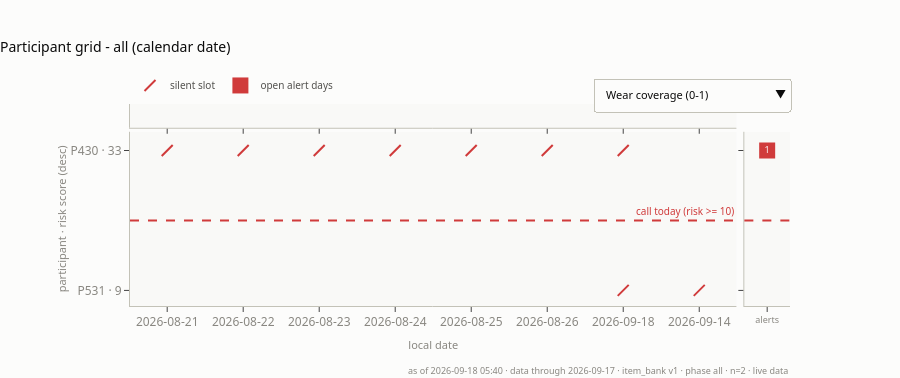

Notebook source saved alongside this figure:
### Code cell
# The same grid on a CALENDAR axis. With the cohort-mean strip above this is
# now optional rather than load-bearing, but it is still the clearest way to see
# a cohort-wide outage: everyone drops on one date, not on one study day.
plot_grid("wear", "all", axis="local_date")

### Figure 1 — Plotly figure (JSON) as saved in the notebook; plotly's stock layout.template omitted (floating-point values rounded to 4 significant figures)
{"data": [{"colorbar": {"outlinewidth": 0, "thickness": 10, "tickfont": {"size": 10}, "title": {"font": {"size": 11}, "side": "right", "text": "Slot coverage (0-1)"}}, "colorscale": [[0, "#86b6ef"], [0.25, "#86b6ef"], [0.25, "#5598e7"], [0.5, "#5598e7"], [0.5, "#2a78d6"], [0.75, "#2a78d6"], [0.75, "#184f95"], [1, "#184f95"]], "customdata": [["2026-08-21", "2026-08-22", "2026-08-23", "2026-08-24", "2026-08-25", "2026-08-26", "2026-08-27", "2026-08-28", "2026-08-29", "2026-08-30", "2026-08-31", "2026-09-01", "2026-09-02", "2026-09-03", "2026-09-04", "2026-09-05", "2026-09-06", "2026-09-07", "2026-09-08", "2026-09-09", "2026-09-10", "2026-09-11", "2026-09-12", "2026-09-13", "2026-09-14", "2026-09-15", "2026-09-16", "2026-09-17", "2026-09-18"], ["None", "None", "None", "None", "None", "None", "None", "None", "None", "None", "None", "None", "None", "None", "None", "None", "None", "None", "None", "None", "None", "None", "None", "None", "2026-09-14", "2026-09-15", "2026-09-16", "2026-09-17", "2026-09-18"]], "hoverongaps": false, "hovertemplate": "%{y}<br>date %{x}<br>%{customdata}<br>Slot coverage (0-1): %{z}<extra></extra>", "text": [["0", "0", "0", "0", "0", "0", "2", "0", "0", "0", "0", "0", "0", "0", "0", "0", "0", "0", "0", "0", "0", "0", "0", "0", "0", "0", "0", "0", "0"], ["", "", "", "", "", "", "", "", "", "", "", "", "", "", "", "", "", "", "", "", "", "", "", "", "3", "3", "2", "1", "0"]], "textfont": {"color": "#fcfcfb", "size": 8}, "texttemplate": "%{text}", "type": "heatmap", "visible": false, "x": ["2026-08-21", "2026-08-22", "2026-08-23", "2026-08-24", "2026-08-25", "2026-08-26", "2026-08-27", "2026-08-28", "2026-08-29", "2026-08-30", "2026-08-31", "2026-09-01", "2026-09-02", "2026-09-03", "2026-09-04", "2026-09-05", "2026-09-06", "2026-09-07", "2026-09-08", "2026-09-09", "2026-09-10", "2026-09-11", "2026-09-12", "2026-09-13", "2026-09-14", "2026-09-15", "2026-09-16", "2026-09-17", "2026-09-18"], "xaxis": "x3", "xgap": 2, "y": ["P430 · 33", "P531 · 9"], "yaxis": "y3", "ygap": 2, "z": [[0, 0, 0, 0, 0, 0, 0.3333, 0, 0, 0, 0, 0, 0, 0, 0, 0, 0, 0, 0, 0, 0, 0, 0, 0, 0, 0, 0, 0, 0], [null, null, null, null, null, null, null, null, null, null, null, null, null, null, null, null, null, null, null, null, null, null, null, null, 0.5, 0.5, 0.3333, 0.1667, 0]], "zmax": 1, "zmin": 0}, {"colorbar": {"outlinewidth": 0, "thickness": 10, "tickfont": {"size": 10}, "title": {"font": {"size": 11}, "side": "right", "text": "Wear coverage (0-1)"}}, "colorscale": [[0, "#86b6ef"], [0.25, "#86b6ef"], [0.25, "#5598e7"], [0.5, "#5598e7"], [0.5, "#2a78d6"], [0.75, "#2a78d6"], [0.75, "#184f95"], [1, "#184f95"]], "customdata": [["2026-08-21", "2026-08-22", "2026-08-23", "2026-08-24", "2026-08-25", "2026-08-26", "2026-08-27", "2026-08-28", "2026-08-29", "2026-08-30", "2026-08-31", "2026-09-01", "2026-09-02", "2026-09-03", "2026-09-04", "2026-09-05", "2026-09-06", "2026-09-07", "2026-09-08", "2026-09-09", "2026-09-10", "2026-09-11", "2026-09-12", "2026-09-13", "2026-09-14", "2026-09-15", "2026-09-16", "2026-09-17", "2026-09-18"], ["None", "None", "None", "None", "None", "None", "None", "None", "None", "None", "None", "None", "None", "None", "None", "None", "None", "None", "None", "None", "None", "None", "None", "None", "2026-09-14", "2026-09-15", "2026-09-16", "2026-09-17", "2026-09-18"]], "hoverongaps": false, "hovertemplate": "%{y}<br>date %{x}<br>%{customdata}<br>Wear coverage (0-1): %{z}<extra></extra>", "textfont": {"color": "#fcfcfb", "size": 8}, "type": "heatmap", "visible": true, "x": ["2026-08-21", "2026-08-22", "2026-08-23", "2026-08-24", "2026-08-25", "2026-08-26", "2026-08-27", "2026-08-28", "2026-08-29", "2026-08-30", "2026-08-31", "2026-09-01", "2026-09-02", "2026-09-03", "2026-09-04", "2026-09-05", "2026-09-06", "2026-09-07", "2026-09-08", "2026-09-09", "2026-09-10", "2026-09-11", "2026-09-12", "2026-09-13", "2026-09-14", "2026-09-15", "2026-09-16", "2026-09-17", "2026-09-18"], "xaxis": "x3", "xgap": 2, "y": ["P430 · 33", "P531 · 9"], "yaxis": "y3", "ygap": 2, "z": [[null, null, null, null, null, null, null, null, null, null, null, null, null, null, null, null, null, null, null, null, null, null, null, null, null, null, null, null, null], [null, null, null, null, null, null, null, null, null, null, null, null, null, null, null, null, null, null, null, null, null, null, null, null, null, null, null, null, null]], "zmax": 1, "zmin": 0}, {"colorbar": {"outlinewidth": 0, "thickness": 10, "tickfont": {"size": 10}, "title": {"font": {"size": 11}, "side": "right", "text": "Prompts delivered (count/day)"}}, "colorscale": [[0, "#2a78d6"], [0.25, "#9ec5f4"], [0.5, "#f0efec"], [0.75, "#e08a8a"], [1, "#d03b3b"]], "customdata": [["2026-08-21", "2026-08-22", "2026-08-23", "2026-08-24", "2026-08-25", "2026-08-26", "2026-08-27", "2026-08-28", "2026-08-29", "2026-08-30", "2026-08-31", "2026-09-01", "2026-09-02", "2026-09-03", "2026-09-04", "2026-09-05", "2026-09-06", "2026-09-07", "2026-09-08", "2026-09-09", "2026-09-10", "2026-09-11", "2026-09-12", "2026-09-13", "2026-09-14", "2026-09-15", "2026-09-16", "2026-09-17", "2026-09-18"], ["None", "None", "None", "None", "None", "None", "None", "None", "None", "None", "None", "None", "None", "None", "None", "None", "None", "None", "None", "None", "None", "None", "None", "None", "2026-09-14", "2026-09-15", "2026-09-16", "2026-09-17", "2026-09-18"]], "hoverongaps": false, "hovertemplate": "%{y}<br>date %{x}<br>%{customdata}<br>Prompts delivered (count/day): %{z}<extra></extra>", "text": [["1", "0", "0", "0", "0", "0", "1", "0", "0", "0", "0", "0", "0", "0", "0", "0", "0", "0", "0", "0", "0", "2", "0", "0", "0", "0", "0", "0", "0"], ["", "", "", "", "", "", "", "", "", "", "", "", "", "", "", "", "", "", "", "", "", "", "", "", "0", "0", "0", "0", "0"]], "textfont": {"color": "#0b0b0b", "size": 8}, "texttemplate": "%{text}", "type": "heatmap", "visible": false, "x": ["2026-08-21", "2026-08-22", "2026-08-23", "2026-08-24", "2026-08-25", "2026-08-26", "2026-08-27", "2026-08-28", "2026-08-29", "2026-08-30", "2026-08-31", "2026-09-01", "2026-09-02", "2026-09-03", "2026-09-04", "2026-09-05", "2026-09-06", "2026-09-07", "2026-09-08", "2026-09-09", "2026-09-10", "2026-09-11", "2026-09-12", "2026-09-13", "2026-09-14", "2026-09-15", "2026-09-16", "2026-09-17", "2026-09-18"], "xaxis": "x3", "xgap": 2, "y": ["P430 · 33", "P531 · 9"], "yaxis": "y3", "ygap": 2, "z": [[1, 0, 0, 0, 0, 0, 1, 0, 0, 0, 0, 0, 0, 0, 0, 0, 0, 0, 0, 0, 0, 2, 0, 0, 0, 0, 0, 0, 0], [null, null, null, null, null, null, null, null, null, null, null, null, null, null, null, null, null, null, null, null, null, null, null, null, 0, 0, 0, 0, 0]], "zmax": 4, "zmin": 0}, {"colorbar": {"outlinewidth": 0, "thickness": 10, "tickfont": {"size": 10}, "title": {"font": {"size": 11}, "side": "right", "text": "Item completeness (0-1)"}}, "colorscale": [[0, "#86b6ef"], [0.25, "#86b6ef"], [0.25, "#5598e7"], [0.5, "#5598e7"], [0.5, "#2a78d6"], [0.75, "#2a78d6"], [0.75, "#184f95"], [1, "#184f95"]], "customdata": [["2026-08-21", "2026-08-22", "2026-08-23", "2026-08-24", "2026-08-25", "2026-08-26", "2026-08-27", "2026-08-28", "2026-08-29", "2026-08-30", "2026-08-31", "2026-09-01", "2026-09-02", "2026-09-03", "2026-09-04", "2026-09-05", "2026-09-06", "2026-09-07", "2026-09-08", "2026-09-09", "2026-09-10", "2026-09-11", "2026-09-12", "2026-09-13", "2026-09-14", "2026-09-15", "2026-09-16", "2026-09-17", "2026-09-18"], ["None", "None", "None", "None", "None", "None", "None", "None", "None", "None", "None", "None", "None", "None", "None", "None", "None", "None", "None", "None", "None", "None", "None", "None", "2026-09-14", "2026-09-15", "2026-09-16", "2026-09-17", "2026-09-18"]], "hoverongaps": false, "hovertemplate": "%{y}<br>date %{x}<br>%{customdata}<br>Item completeness (0-1): %{z}<extra></extra>", "textfont": {"color": "#fcfcfb", "size": 8}, "type": "heatmap", "visible": false, "x": ["2026-08-21", "2026-08-22", "2026-08-23", "2026-08-24", "2026-08-25", "2026-08-26", "2026-08-27", "2026-08-28", "2026-08-29", "2026-08-30", "2026-08-31", "2026-09-01", "2026-09-02", "2026-09-03", "2026-09-04", "2026-09-05", "2026-09-06", "2026-09-07", "2026-09-08", "2026-09-09", "2026-09-10", "2026-09-11", "2026-09-12", "2026-09-13", "2026-09-14", "2026-09-15", "2026-09-16", "2026-09-17", "2026-09-18"], "xaxis": "x3", "xgap": 2, "y": ["P430 · 33", "P531 · 9"], "yaxis": "y3", "ygap": 2, "z": [[1, null, null, null, null, null, 1, null, null, null, null, null, null, null, null, null, 1, null, null, null, null, 1, null, null, null, null, null, null, null], [null, null, null, null, null, null, null, null, null, null, null, null, null, null, null, null, null, null, null, null, null, null, null, null, 1, 1, 1, 1, null]], "zmax": 1, "zmin": 0}, {"colorscale": [[0, "#86b6ef"], [0.25, "#3987e5"], [0.5, "#256abf"], [0.75, "#184f95"], [1, "#0d366b"]], "hoverongaps": false, "hovertemplate": "cohort mean<br>%{x}: %{z:.2f}<extra></extra>", "showscale": false, "type": "heatmap", "x": ["2026-08-21", "2026-08-22", "2026-08-23", "2026-08-24", "2026-08-25", "2026-08-26", "2026-08-27", "2026-08-28", "2026-08-29", "2026-08-30", "2026-08-31", "2026-09-01", "2026-09-02", "2026-09-03", "2026-09-04", "2026-09-05", "2026-09-06", "2026-09-07", "2026-09-08", "2026-09-09", "2026-09-10", "2026-09-11", "2026-09-12", "2026-09-13", "2026-09-14", "2026-09-15", "2026-09-16", "2026-09-17", "2026-09-18"], "xaxis": "x", "xgap": 2, "y": ["cohort mean"], "yaxis": "y", "ygap": 2, "z": [[null, null, null, null, null, null, null, null, null, null, null, null, null, null, null, null, null, null, null, null, null, null, null, null, null, null, null, null, null]], "zmax": 1, "zmin": 0}, {"colorscale": [[0, "#86b6ef"], [0.25, "#3987e5"], [0.5, "#256abf"], [0.75, "#184f95"], [1, "#0d366b"]], "hoverongaps": false, "hovertemplate": "%{y}<br>participant mean: %{z:.2f}<extra></extra>", "showscale": false, "type": "heatmap", "x": ["mean"], "xaxis": "x4", "xgap": 2, "y": ["P430 · 33", "P531 · 9"], "yaxis": "y4", "ygap": 2, "z": [[null], [null]], "zmax": 1, "zmin": 0}, {"hovertemplate": "scheduler silent<extra></extra>", "marker": {"color": "#d03b3b", "line": {"color": "#d03b3b", "width": 2}, "size": 11, "symbol": "line-ne"}, "mode": "markers", "name": "silent slot", "showlegend": true, "type": "scatter", "x": ["2026-08-21", "2026-08-22", "2026-08-23", "2026-08-24", "2026-08-25", "2026-08-26", "2026-09-18", "2026-09-14", "2026-09-18"], "xaxis": "x3", "y": ["P430 · 33", "P430 · 33", "P430 · 33", "P430 · 33", "P430 · 33", "P430 · 33", "P430 · 33", "P531 · 9", "P531 · 9"], "yaxis": "y3"}, {"hovertemplate": "%{y}<br>%{text} day(s) with an open alert<extra></extra>", "marker": {"color": "#d03b3b", "size": 16, "symbol": "square"}, "mode": "markers+text", "name": "open alert days", "showlegend": true, "text": ["1"], "textfont": {"color": "#fcfcfb", "size": 9}, "textposition": "middle center", "type": "scatter", "x": ["alerts"], "xaxis": "x4", "y": ["P430 · 33"], "yaxis": "y4"}], "layout": {"annotations": [{"font": {"color": "#d03b3b", "size": 10}, "showarrow": false, "text": "call today (risk >= 10)", "x": 1, "xanchor": "right", "xref": "x3 domain", "y": 0.5, "yref": "y3", "yshift": 9}, {"font": {"color": "#898781", "family": "system-ui, -apple-system, \"Segoe UI\", sans-serif", "size": 9}, "showarrow": false, "text": "as of 2026-09-18 05:40 · data through 2026-09-17 · item_bank v1 · phase all · n=2 · live data", "x": 1, "xanchor": "right", "xref": "paper", "y": 0, "yanchor": "top", "yref": "paper", "yshift": -56}], "font": {"color": "#52514e", "family": "system-ui, -apple-system, \"Segoe UI\", sans-serif", "size": 12}, "height": 378, "hoverlabel": {"bgcolor": "#fcfcfb", "font": {"color": "#0b0b0b", "family": "system-ui, -apple-system, \"Segoe UI\", sans-serif"}}, "legend": {"font": {"color": "#52514e", "size": 10}, "orientation": "h", "x": 0, "y": 1.02, "yanchor": "bottom"}, "margin": {"b": 72, "l": 130, "r": 110, "t": 104}, "paper_bgcolor": "#fcfcfb", "plot_bgcolor": "#f9f9f7", "shapes": [{"line": {"color": "#d03b3b", "dash": "dash", "width": 2}, "type": "line", "x0": 0, "x1": 1, "xref": "x3 domain", "y0": 0.5, "y1": 0.5, "yref": "y3"}, {"line": {"color": "#d03b3b", "dash": "dash", "width": 2}, "type": "line", "x0": 0, "x1": 1, "xref": "x4 domain", "y0": 0.5, "y1": 0.5, "yref": "y4"}], "showlegend": true, "title": {"font": {"color": "#0b0b0b", "size": 14}, "text": "Participant grid - all (calendar date)", "x": 0, "xanchor": "left"}, "updatemenus": [{"active": 1, "bgcolor": "#fcfcfb", "bordercolor": "#c3c2b7", "buttons": [{"args": [{"visible": [true, false, false, false, true, true, true, true]}], "label": "Slot coverage (0-1)", "method": "update"}, {"args": [{"visible": [false, true, false, false, true, true, true, true]}], "label": "Wear coverage (0-1)", "method": "update"}, {"args": [{"visible": [false, false, true, false, true, true, true, true]}], "label": "Prompts delivered (count/day)", "method": "update"}, {"args": [{"visible": [false, false, false, true, true, true, true, true]}], "label": "Item completeness (0-1)", "method": "update"}], "direction": "down", "font": {"color": "#0b0b0b", "size": 11}, "showactive": true, "x": 1, "xanchor": "right", "y": 1.13, "yanchor": "top"}], "xaxis": {"anchor": "y", "domain": [0, 0.9188], "linecolor": "#c3c2b7", "matches": "x3", "showgrid": false, "showticklabels": false, "tickfont": {"color": "#898781"}, "type": "category", "zeroline": false}, "xaxis2": {"anchor": "y2", "domain": [0.9308, 1], "linecolor": "#c3c2b7", "matches": "x4", "showgrid": false, "showticklabels": false, "tickfont": {"color": "#898781"}, "zeroline": false}, "xaxis3": {"anchor": "y3", "domain": [0, 0.9188], "linecolor": "#c3c2b7", "nticks": 18, "showgrid": false, "tickangle": 0, "tickfont": {"color": "#898781"}, "title": {"font": {"color": "#898781", "size": 11}, "text": "local date"}, "type": "category", "zeroline": false}, "xaxis4": {"anchor": "y4", "domain": [0.9308, 1], "linecolor": "#c3c2b7", "showgrid": false, "showticklabels": true, "tickfont": {"color": "#898781", "size": 9}, "type": "category", "zeroline": false}, "yaxis": {"anchor": "x", "domain": [0.8824, 1], "linecolor": "#c3c2b7", "showgrid": false, "showticklabels": false, "tickfont": {"color": "#898781"}, "type": "category", "zeroline": false}, "yaxis2": {"anchor": "x2", "domain": [0.8824, 1], "linecolor": "#c3c2b7", "matches": "y", "showgrid": false, "showticklabels": false, "tickfont": {"color": "#898781"}, "zeroline": false}, "yaxis3": {"anchor": "x3", "autorange": "reversed", "domain": [0, 0.8624], "linecolor": "#c3c2b7", "showgrid": false, "tickfont": {"color": "#898781"}, "title": {"font": {"color": "#898781", "size": 11}, "text": "participant · risk score (desc)"}, "type": "category", "zeroline": false}, "yaxis4": {"anchor": "x4", "domain": [0, 0.8624], "linecolor": "#c3c2b7", "matches": "y3", "showgrid": false, "showticklabels": false, "tickfont": {"color": "#898781"}, "zeroline": false}}}
